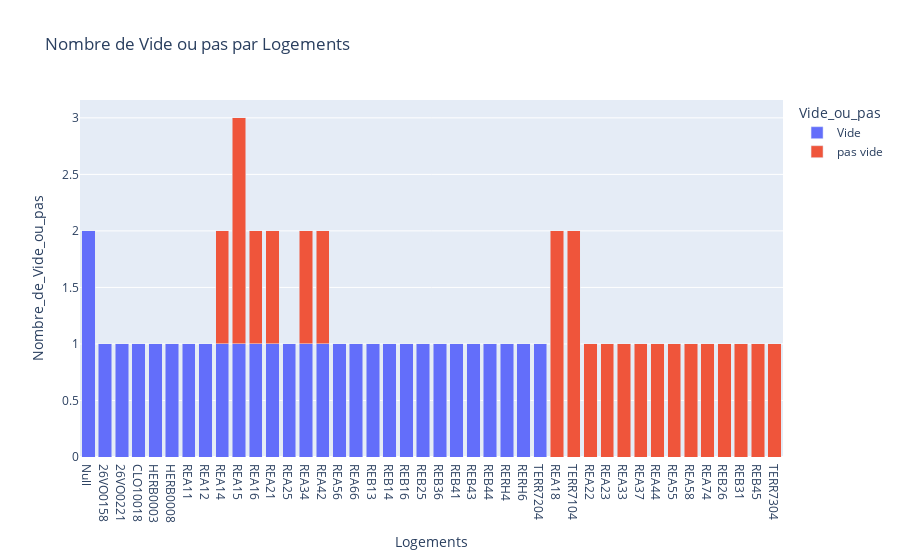

The notebook cell saved with this chart:
### Code cell
import pandas as pd
import plotly.express as px

input_file = "percent.csv"
df = pd.read_csv(input_file)
#display(df)

fig = px.bar(df,
             y='Nombre_de_Vide_ou_pas',
             x='Logements',
             title='Nombre de Vide ou pas par Logements',
             color='Vide_ou_pas',
             barmode='stack')

fig.show()

### Figure 1 — Plotly figure (JSON) as saved in the notebook; plotly's stock layout.template omitted (floating-point values rounded to 4 significant figures)
{"data": [{"alignmentgroup": "True", "hovertemplate": "Vide_ou_pas=Vide<br>Logements=%{x}<br>Nombre_de_Vide_ou_pas=%{y}<extra></extra>", "legendgroup": "Vide", "marker": {"color": "#636efa"}, "name": "Vide", "offsetgroup": "Vide", "orientation": "v", "showlegend": true, "textposition": "auto", "type": "bar", "x": ["Null", "26VO0158", "26VO0221", "CLO10018", "HERB0003", "HERB0008", "REA11", "REA12", "REA14", "REA15", "REA16", "REA21", "REA25", "REA34", "REA42", "REA56", "REA66", "REB13", "REB14", "REB16", "REB25", "REB36", "REB41", "REB43", "REB44", "RERH4", "RERH6", "TERR7204"], "xaxis": "x", "y": [2, 1, 1, 1, 1, 1, 1, 1, 1, 1, 1, 1, 1, 1, 1, 1, 1, 1, 1, 1, 1, 1, 1, 1, 1, 1, 1, 1], "yaxis": "y"}, {"alignmentgroup": "True", "hovertemplate": "Vide_ou_pas=pas vide<br>Logements=%{x}<br>Nombre_de_Vide_ou_pas=%{y}<extra></extra>", "legendgroup": "pas vide", "marker": {"color": "#EF553B"}, "name": "pas vide", "offsetgroup": "pas vide", "orientation": "v", "showlegend": true, "textposition": "auto", "type": "bar", "x": ["REA15", "REA18", "TERR7104", "REA14", "REA16", "REA21", "REA22", "REA23", "REA33", "REA34", "REA37", "REA42", "REA44", "REA55", "REA58", "REA74", "REB26", "REB31", "REB45", "TERR7304"], "xaxis": "x", "y": [2, 2, 2, 1, 1, 1, 1, 1, 1, 1, 1, 1, 1, 1, 1, 1, 1, 1, 1, 1], "yaxis": "y"}], "layout": {"barmode": "stack", "legend": {"title": {"text": "Vide_ou_pas"}, "tracegroupgap": 0}, "title": {"text": "Nombre de Vide ou pas par Logements"}, "xaxis": {"anchor": "y", "domain": [0, 1], "title": {"text": "Logements"}}, "yaxis": {"anchor": "x", "domain": [0, 1], "title": {"text": "Nombre_de_Vide_ou_pas"}}}}
